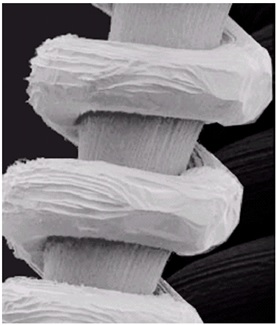
#> input picture Lab2:Gamma Collection and Histogram Equalization/img1.jpg, 276 x 325 px
$ python lab2.1.py
#> lines starting #> are read from the running program, lines starting #| are printed output that depends on the picture
from PIL import Image
# import numpy as np

imgpath='img1.jpg'
img=Image.open(imgpath)
#> img is the input picture: PIL image 276x325 RGB; mean R, G, B 130.3, 127.1, 130.6
img=img.convert("L")
#> img: PIL image 276x325 L
# img1=np.asarray(img)
# print(type(img1))
x,y=img.size
#> x = 276; y = 325
e=6
gamma=0.6
tot=[]
for i in range(x):
    for j in range(y):
        r=img.getpixel((i,j))
        s=e*(r**gamma)
        tot.append(s)
#> after the loop, tot = 89700 items
        # print(indexcolor)
mx=max(tot)
#> mx = 166.8
k=0
for i in range(x):
    for j in range(y):
        indexcolor=int((tot[k]/mx)*255)
        img.putpixel((i,j),indexcolor)
        k+=1
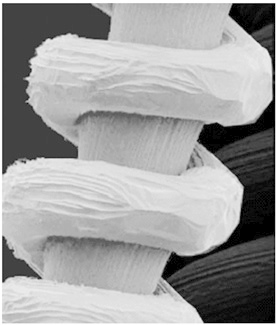
#> img: PIL image 276x325 L; min 0, max 255, mean 156.9
#> after the loop, k = 89700
# print(max(tot))
img.show()
newimgpath='new_img.jpg'
img.save(newimgpath)


$ run again, with Lab1:ImageTransformation and GammaCollection/flower.jpg copied over Lab2:Gamma Collection and Histogram Equalization/img1.jpg
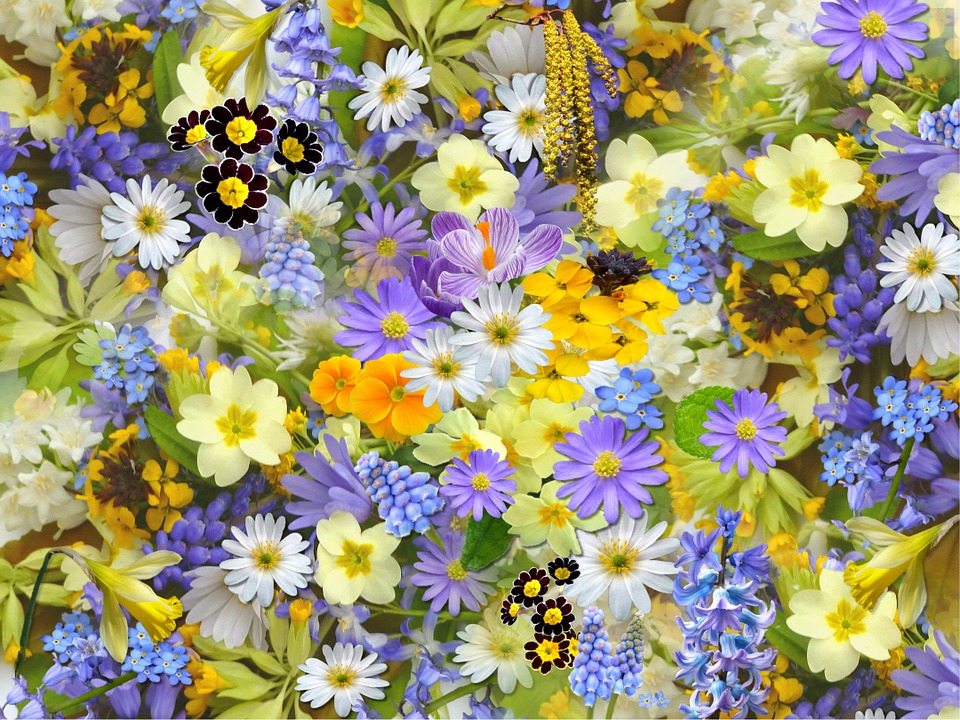
#> input picture Lab1:ImageTransformation and GammaCollection/flower.jpg, 960 x 720 px
#> img is the input picture: PIL image 960x720 RGB; mean R, G, B 158.1, 152.2, 118.4
#> `img=img.convert("L")`:
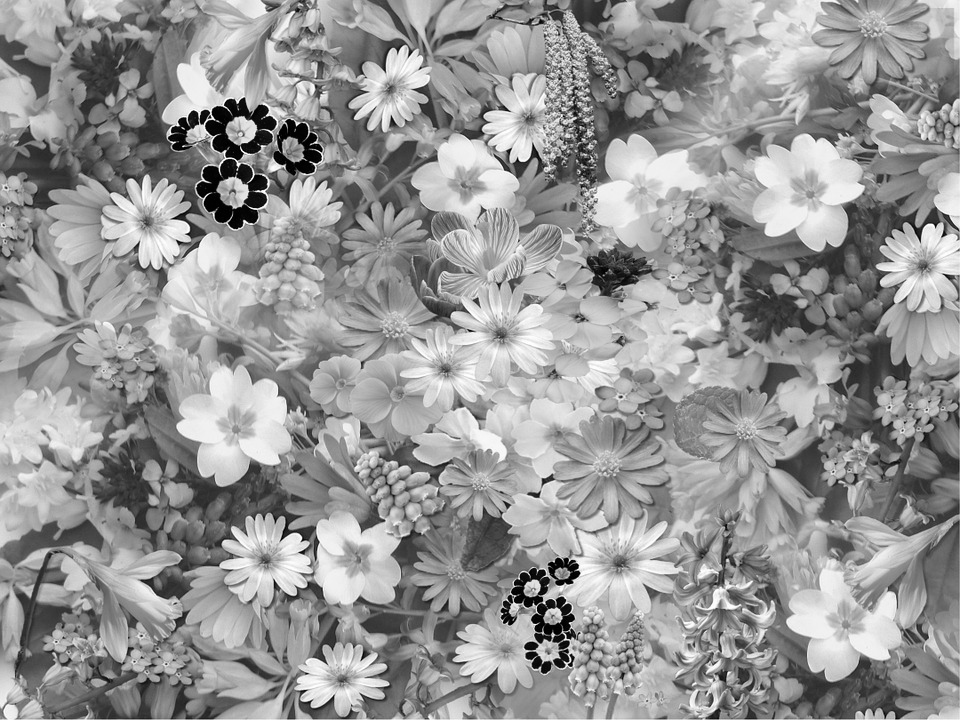
#> img: PIL image 960x720 L; min 0, max 255, mean 150.1
#> after the loop `for i in range(x):`: tot = 691200 items
#> mx = 166.8
#> after the loop `for i in range(x):`:
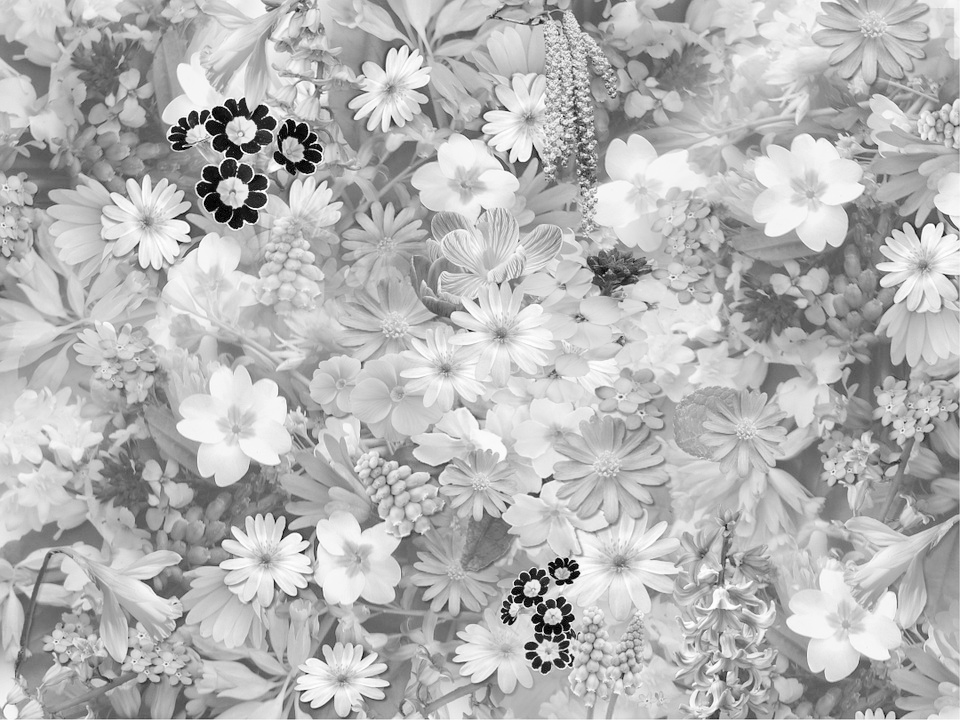
#> img: PIL image 960x720 L; min 0, max 255, mean 181.6
#> after the loop `for i in range(x):`: k = 691200
